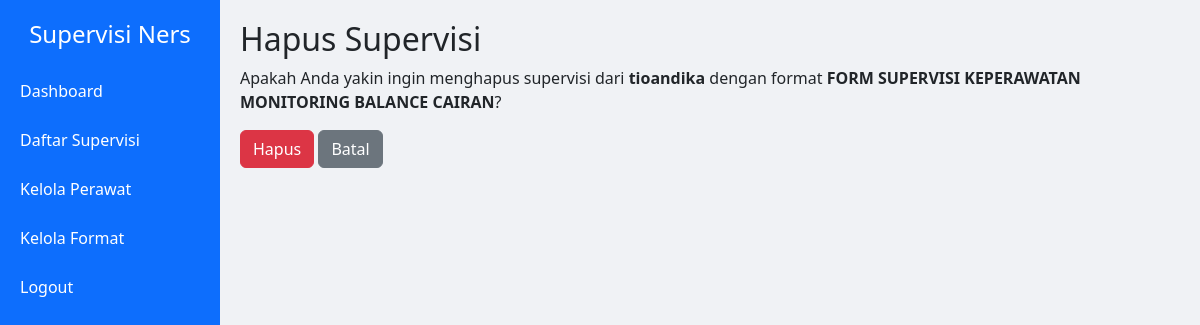
The page /supervisi/2/hapus/ (signed in) on the database its author committed.
### supervisi/models.py (models this page shows, shortened)
class Supervisi(models.Model):
    format_supervisi = models.ForeignKey(FormatSupervisi, on_delete=models.CASCADE)
    perawat = models.ForeignKey(User, on_delete=models.CASCADE, related_name='supervisi_perawat')
    kepala_ruangan = models.ForeignKey(User, on_delete=models.SET_NULL, null=True, blank=True, related_name='supervisi_kepala')
    tanggal = models.DateField(auto_now_add=True)
    TIM_CHOICES = [(i, f"Tim {i}") for i in range(1, 5)]
    tim = models.IntegerField(choices=TIM_CHOICES, default=1)
    JENJANG_CHOICES = [
        ('PK I', 'PK I'),
        ('PK II', 'PK II'),
        ('PK III', 'PK III'),
        ('PK IV', 'PK IV'),
    ]
    jenjang_pk = models.CharField(max_length=20, choices=JENJANG_CHOICES, default='PK I')
    ruang = models.CharField(max_length=100, default='Imdad Hamid Lantai 2')
    skor_total = models.FloatField(default=0)
    ttd_perawat = models.ImageField(upload_to='ttd/', null=True, blank=True)
    ttd_kepala = models.ImageField(upload_to='ttd/', null=True, blank=True)
    ttd_file = models.ImageField(upload_to='ttd/', blank=True, null=True)

class FormatSupervisi(models.Model):
    nama = models.CharField(max_length=255)
    deskripsi = models.TextField(blank=True, null=True)

### supervisi/views.py (the view)
# urls.py: path('supervisi/<int:pk>/hapus/', views.hapus_supervisi, name='hapus_supervisi'),
@login_required
@user_passes_test(admin_required)
def hapus_supervisi(request, pk):
    supervisi_obj = get_object_or_404(Supervisi, pk=pk)
    if request.method == "POST":
        supervisi_obj.delete()
        messages.success(request, "Data supervisi berhasil dihapus.")
        return redirect('daftar_supervisi')
    return render(request, 'admin/hapus_supervisi.html', {'supervisi': supervisi_obj})

### supervisi/views.py (called while the page is built)
def admin_required(user):
    return user.is_staff

### templates/admin/hapus_supervisi.html (shortened to what this page needs)
{% extends 'base.html' %}
{% block content %}
<h2>Hapus Supervisi</h2>
<p>Apakah Anda yakin ingin menghapus supervisi dari <strong>{{ supervisi.perawat.username }}</strong> dengan format <strong>{{ supervisi.format_supervisi.nama }}</strong>?</p>
<form method="post">
    <button type="submit" class="btn btn-danger">Hapus</button>
    <a href="{% url 'daftar_supervisi' %}" class="btn btn-secondary">Batal</a>
</form>
{% endblock %}

### templates/base.html (style rules this page uses)
body { min-height: 100vh; display: flex; background-color: #f0f2f5; }

### rows shown on the page
Supervisi: perawat.username "tioandika", format_supervisi.nama "FORM SUPERVISI KEPERAWATAN MONITORING BALANCE CAIRAN"
